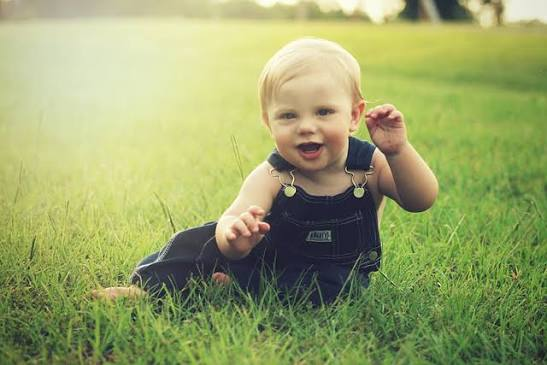
#> input picture images/bebek.jpg, 547 x 365 px
$ python ozellikler.py images/bebek.jpg
#> lines starting #> are read from the running program, lines starting #| are printed output that depends on the picture; after the words box and inside, x2 and y2 are one past the last pixel; in counts of white or black regions, pixels touching at a corner belong together
import sys
import cv2
import numpy as np

def oku(yol, genislik=800):
#> called with yol = 'images/bebek.jpg', genislik = 800
    img = cv2.imread(yol)
#> img is the input picture: shape (365, 547, 3); mean B, G, R 105.6, 163.7, 153.1
    if img is None:
        raise FileNotFoundError(yol)
    oran = genislik / img.shape[1]
#> oran = 1.46
    return cv2.resize(img, (genislik, int(img.shape[0] * oran)))

def parlaklik_doygunluk(img):
    hsv = cv2.cvtColor(img, cv2.COLOR_BGR2HSV)
#> hsv: shape (533, 800, 3); mean H, S, V 42.2, 98.6, 167.7
    h, s, v = cv2.split(hsv)
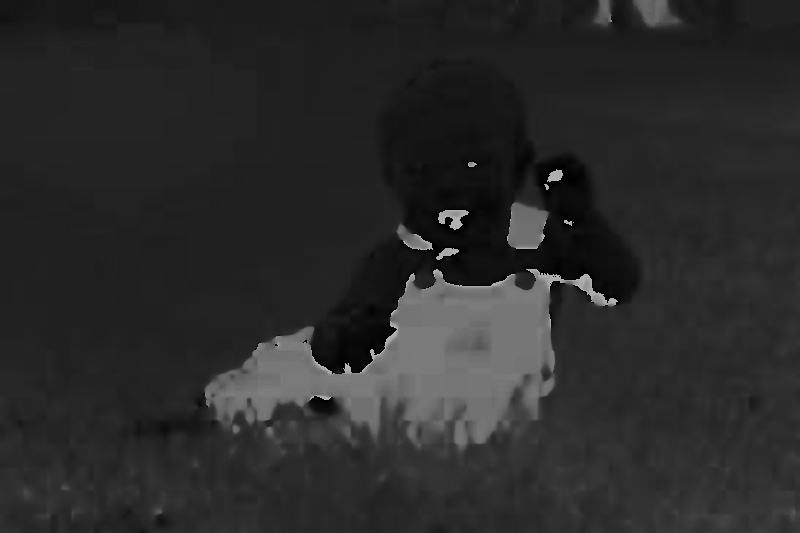
#> h: shape (533, 800); min 0, max 179, mean 42.2
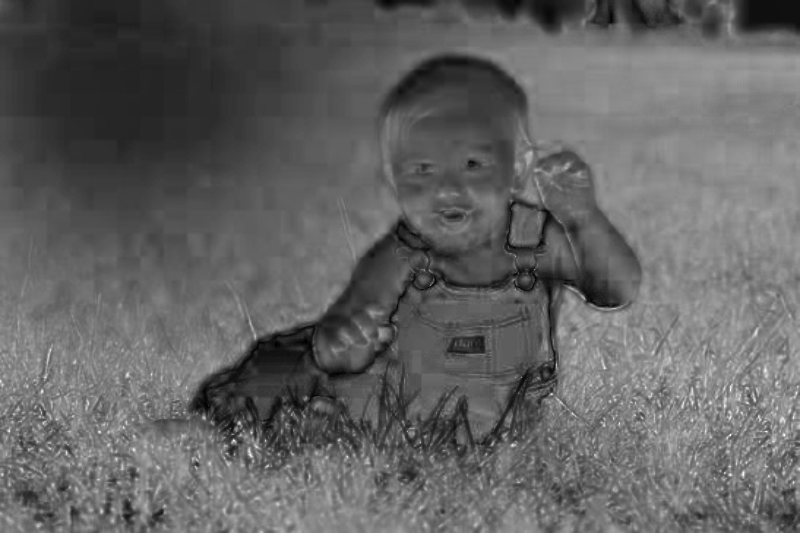
#> s: shape (533, 800); min 0, max 255, mean 98.6
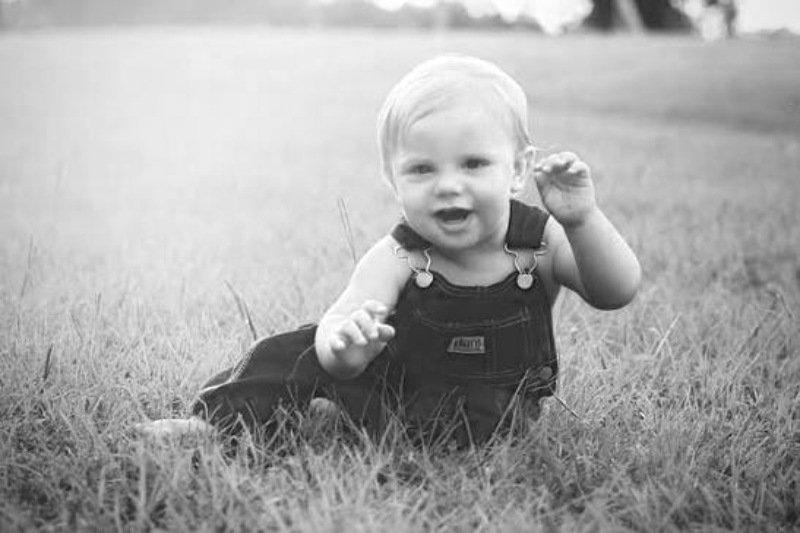
#> v: shape (533, 800); min 15, max 255, mean 167.7
    return s.mean() / 255, v.mean() / 255

def kenar_yogunlugu(img):
    gri = cv2.cvtColor(img, cv2.COLOR_BGR2GRAY)
    gri = cv2.GaussianBlur(gri, (5, 5), 0)
    kenar = cv2.Canny(gri, 100, 200)
    return (kenar > 0).mean()

def renk_sicakligi(img):
    hsv = cv2.cvtColor(img, cv2.COLOR_BGR2HSV)
    h, s, v = cv2.split(hsv)
    gecerli = (s > 40) & (v > 40)
    if gecerli.sum() == 0:
        return 0.0
    ton = h[gecerli]
    sicak = ((ton <= 25) | (ton >= 160)).sum()
    soguk = ((ton >= 90) & (ton <= 130)).sum()
    return (sicak - soguk) / len(ton)
def kontrast(img):
    hsv = cv2.cvtColor(img, cv2.COLOR_BGR2HSV)
    return hsv[:, :, 2].std() / 128

def canli_oran(img):
    hsv = cv2.cvtColor(img, cv2.COLOR_BGR2HSV)
    s = hsv[:, :, 1]
    v = hsv[:, :, 2]
    return ((s > 128) & (v > 100)).mean()

if __name__ == "__main__":
    img = oku(sys.argv[1])
    doygunluk, parlaklik = parlaklik_doygunluk(img)
#> doygunluk = 0.387; parlaklik = 0.658
    print("doygunluk:", round(doygunluk, 3))
#| doygunluk: 0.387
    print("parlaklik:", round(parlaklik, 3))
#| parlaklik: 0.658
    print("kenar:", round(kenar_yogunlugu(img), 3))
#> in kenar_yogunlugu, `gri = cv2.cvtColor(img, cv2.COLOR_BGR2GRAY)`:
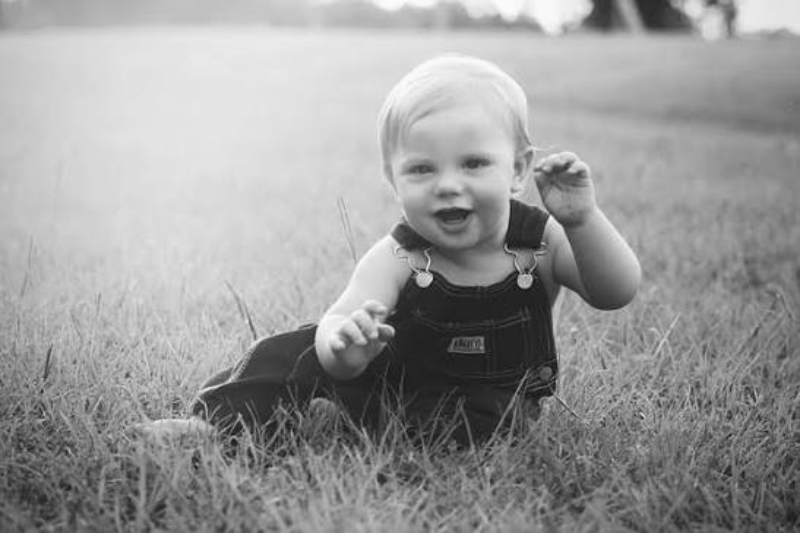
#> gri: shape (533, 800); min 11, max 254, mean 153.8
#> in kenar_yogunlugu, `kenar = cv2.Canny(gri, 100, 200)`:
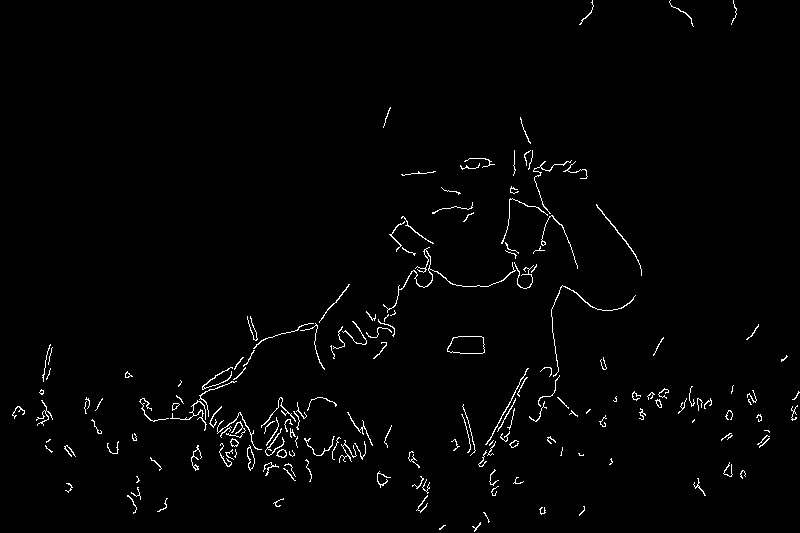
#> kenar: shape (533, 800); 1.6% white in thin lines or dots
#| kenar: 0.016
    print("sicaklik:", round(renk_sicakligi(img), 3))
#> in renk_sicakligi, `gecerli = (s > 40) & (v > 40)`:
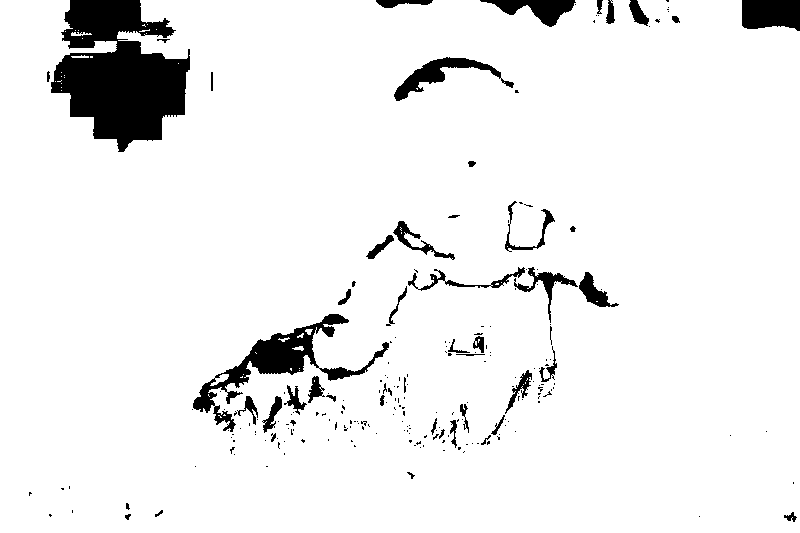
#> gecerli: shape (533, 800) bool; 93.3% white; 227 black regions (178 under 20 px), largest, box (x1, y1, x2, y2) and area: (51, 0, 190, 152) 13118, (193, 314, 389, 432) 4299, (742, 0, 800, 31) 1609
#> in renk_sicakligi, `sicak = ((ton <= 25) | (ton >= 160)).sum()`: sicak = 45061
#> in renk_sicakligi, `soguk = ((ton >= 90) & (ton <= 130)).sum()`: soguk = 28015
#| sicaklik: 0.043

$ run again, on images/eglence.jpg
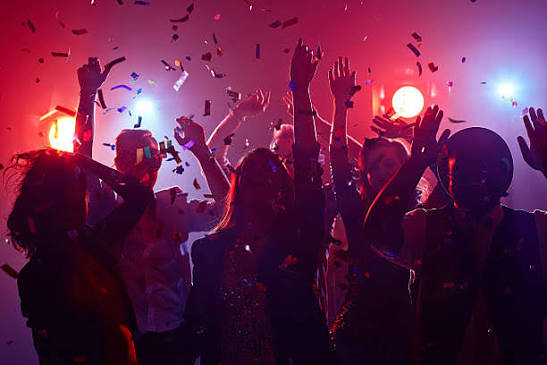
#> input picture images/eglence.jpg, 547 x 365 px
#> in oku, img is the input picture: shape (365, 547, 3); mean B, G, R 71.4, 34.1, 98.9
#> hsv: shape (533, 800, 3); mean H, S, V 153.3, 200, 104
#> doygunluk = 0.784; parlaklik = 0.408
#| doygunluk: 0.784
#| parlaklik: 0.408
#> in kenar_yogunlugu, `kenar = cv2.Canny(gri, 100, 200)`:
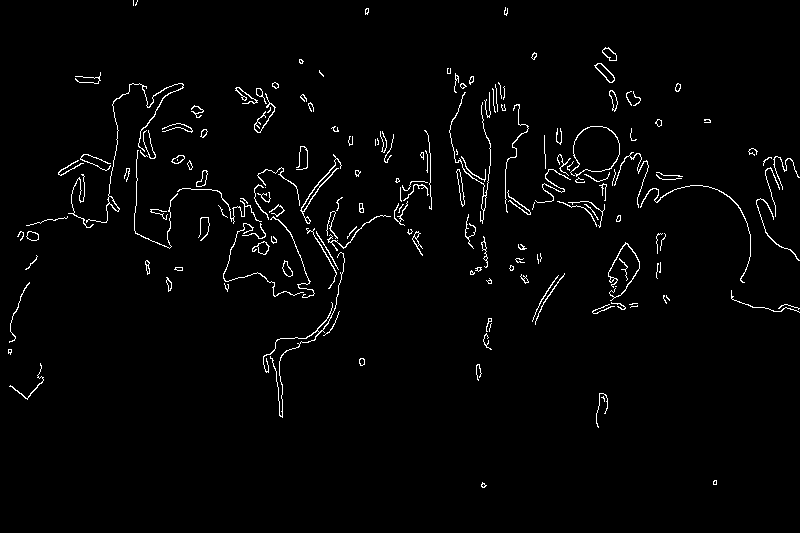
#> kenar: shape (533, 800); 2.1% white in thin lines or dots
#| kenar: 0.021
#> in renk_sicakligi, `gecerli = (s > 40) & (v > 40)`:
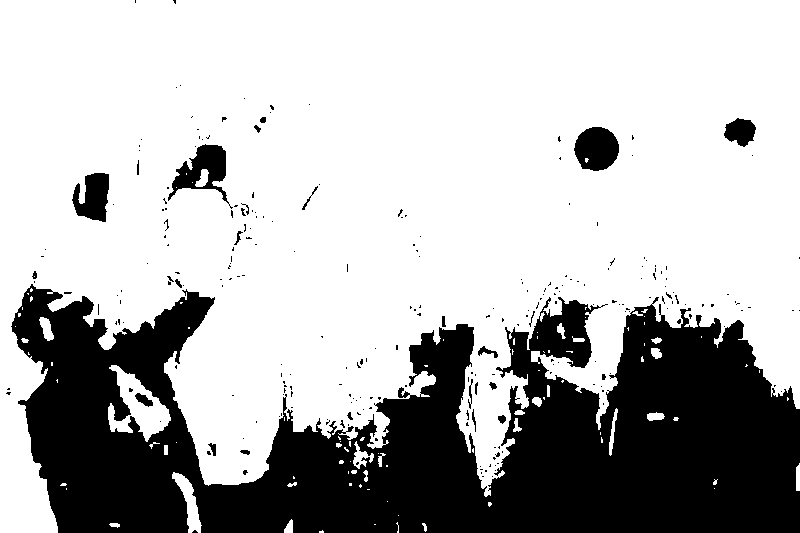
#> gecerli: shape (533, 800) bool; 71% white; 256 black regions (229 under 20 px), largest, box (x1, y1, x2, y2) and area: (11, 284, 800, 533) 116817, (168, 144, 233, 209) 1639, (574, 127, 619, 171) 1522
#> sicak = 183215
#> soguk = 10487
#| sicaklik: 0.571

$ run again, on images/festival.jpg
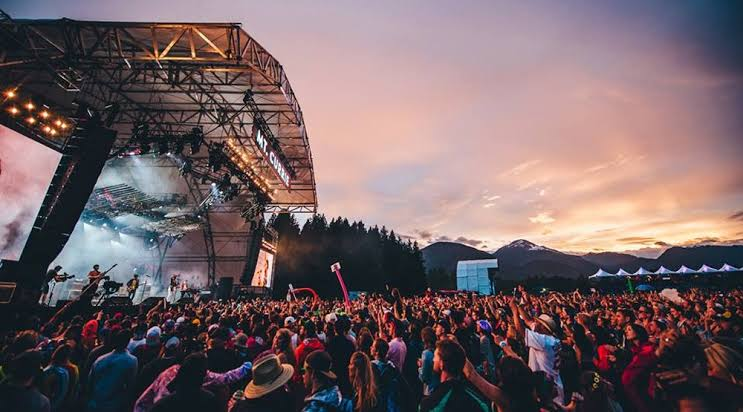
#> input picture images/festival.jpg, 743 x 412 px
#> in oku, img is the input picture: shape (412, 743, 3); mean B, G, R 101.1, 97.6, 115.3
#> hsv: shape (443, 800, 3); mean H, S, V 96, 77.7, 122.4
#> doygunluk = 0.305; parlaklik = 0.48
#| doygunluk: 0.305
#| parlaklik: 0.48
#> in kenar_yogunlugu, `kenar = cv2.Canny(gri, 100, 200)`:
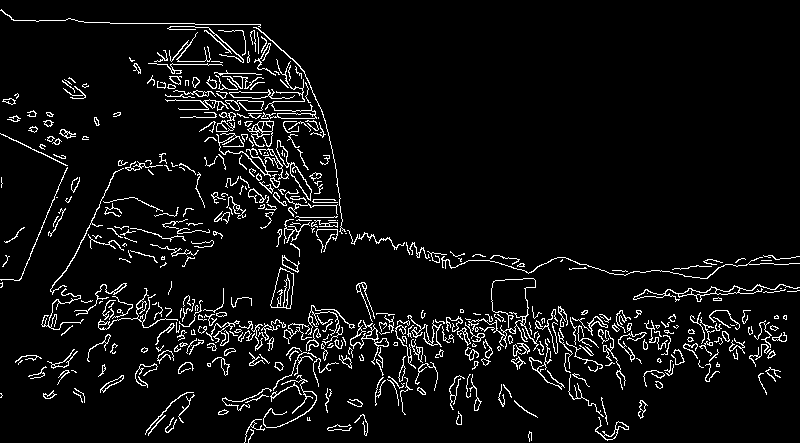
#> kenar: shape (443, 800); 5.9% white in thin lines or dots
#| kenar: 0.059
#> in renk_sicakligi, `gecerli = (s > 40) & (v > 40)`:
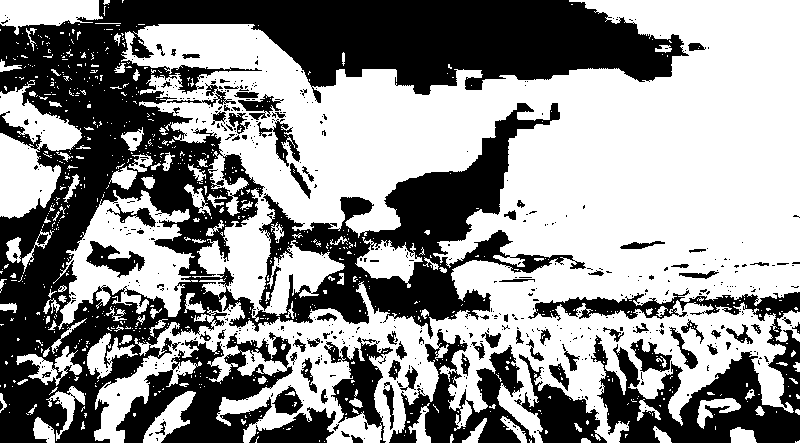
#> gecerli: shape (443, 800) bool; 56.6% white; 573 black regions (488 under 20 px), largest, box (x1, y1, x2, y2) and area: (0, 0, 689, 443) 105401, (528, 290, 800, 443) 14725, (116, 332, 293, 443) 8758
#> sicak = 146445
#> soguk = 43077
#| sicaklik: 0.515
